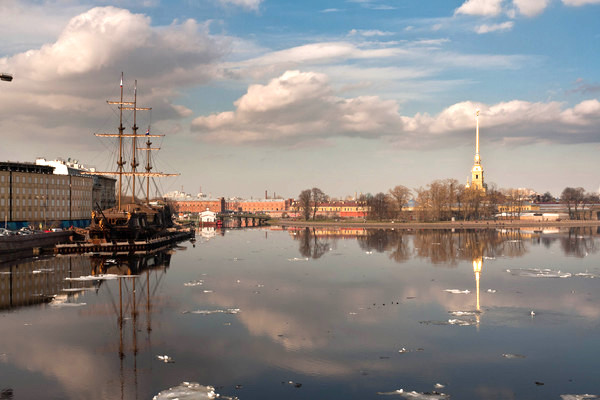
#> input picture assignments/Assignment3/stitch_left.jpg, 600 x 400 px
$ jupyter execute Meqdad_Darwish_Computer_Vision_Bootcamp_Assignment_3.ipynb
#> lines starting #> are read from the running program, lines starting #| are printed output that depends on the picture
# Computer Vision Bootcamp: Assignment 3

## Reading

[cell 1]
# Import the needed libraries
import cv2 as cv
import matplotlib.pyplot as plt

### General Purpose Functions

[cell 2]
def show_image(img, title=None, isRGB=False):
    """
    Display an image with an optional title.

    Args:
    - img: The image to be displayed.
    - title: Optional title for the image.
    - isRGB: Optional flag for show RGB image.

    Returns:
    - None
    """
    if title is None:
        title = "Gray View" if len(img.shape) < 3 else "RGB View"

    if len(img.shape) >= 3:
        if not isRGB:
            img = cv.cvtColor(img, cv.COLOR_BGR2RGB)

    plt.title(title)
    plt.imshow(img, cmap="gray" if len(img.shape) < 3 else None)
    plt.show()


def show_images_figure(images, titles):
    """
    Display multiple images in a single figure with corresponding titles.

    Args:
    - images: List of images to be displayed.
    - titles: List of titles for each image.

    Returns:
    - None
    """
    if len(images) != len(titles):
        raise ValueError("The number of images does not match the number of titles.")
    num_images = len(images)
    plt.figure(figsize=(num_images * 5, 5))
    for i, (image, title) in enumerate(zip(images, titles), start=1):
        plt.subplot(1, num_images, i)
        plt.title(title)
        plt.imshow(image, cmap="gray")
        # plt.axis('off')
    plt.show()

def convert_bgr2rgb(img):
    return cv.cvtColor(img, cv.COLOR_BGR2RGB)

def convert_bgr2gray(img):
    return cv.cvtColor(img, cv.COLOR_BGR2GRAY)

[cell 3]
# read the images and show them in one figure in RGB


# ....:::: Reading the images ::::....

stitch_left = cv.imread("stitch_left.jpg")
#> stitch_left is the input picture: shape (400, 600, 3); mean B, G, R 134.6, 137.8, 144.1
stitch_right = cv.imread("stitch_right.jpg")
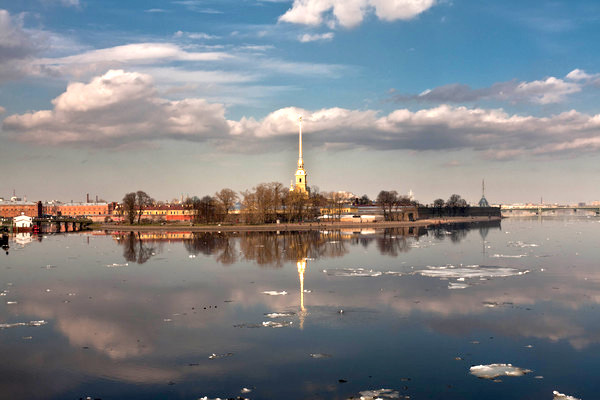
#> input picture assignments/Assignment3/stitch_right.jpg, 600 x 400 px
#> stitch_right is the input picture: shape (400, 600, 3); mean B, G, R 136.6, 132.5, 129.7


# ....:::: Convert to RGB ::::....

rgb_stitch_left = convert_bgr2rgb(stitch_left)
rgb_stitch_right = convert_bgr2rgb(stitch_right)


# ....:::: Display the images in one figure ::::....

images = [rgb_stitch_left, rgb_stitch_right]
titles = ["Stitch Left", "Stitch Right"]
show_images_figure(images, titles)
#> in show_images_figure, `num_images = len(images)`: num_images = 2
#> the loop in show_images_figure, `for i, (image, title) in enumerate(zip(images, titles), start=1):` made 2 passes
#> (i, title) on passes 1 to 2: (1, 'Stitch Left'), (2, 'Stitch Right')
#> in show_images_figure, `plt.show()`:
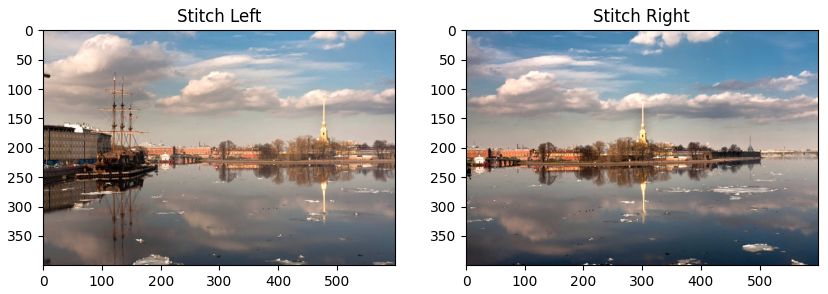
#> figure drawn by matplotlib, 2 panels

## Image Stitching

[cell 4]
# define and use the stitcher

images = [rgb_stitch_left, rgb_stitch_right]

stitcher = cv.Stitcher_create()
status, result = stitcher.stitch(images)
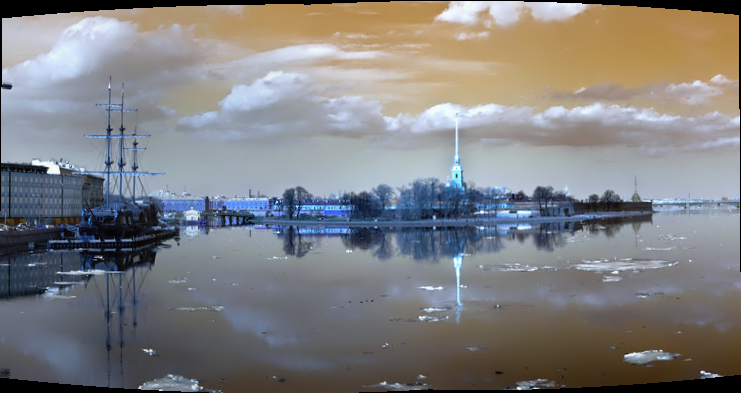
#> result: shape (393, 741, 3); mean of channels 0, 1, 2 129.3, 127.9, 128; drawn as B, G, R
#> status = 0

# print the status of the operation

print("Stitching Status =", status, ", Done Successfully")
#| Stitching Status = 0 , Done Successfully

[cell 5]
# Show the stitiched (result) image
if status == 0:
    show_image(result, title="Stitching Left and Right Images", isRGB=True)

[cell 6]
# use the scaling function, scale the right image by a factor of 0.5 and show the results of stitching it with the unchanged left image (if there is a result)
scaled_50_right_image = cv.resize(rgb_stitch_right, None, fx=0.5, fy=0.5)
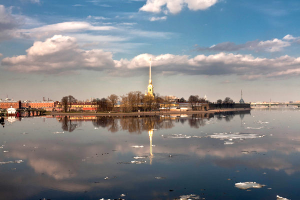
#> scaled_50_right_image: shape (200, 300, 3); mean R, G, B 129.9, 132.6, 136.7

status, result50 = stitcher.stitch([rgb_stitch_left, scaled_50_right_image])
if status == 0:
    show_image(result50, title="Stitching Left and Right (0.5) Scaled Images", isRGB=True)

[cell 7]
# use the scaling function, scale the right image by a factor of 0.75 and show the results of stitching it with the unchanged left image (if there is a result)
scaled_75_right_image = cv.resize(rgb_stitch_right, None, fx=0.75, fy=0.75)

status, result75 = stitcher.stitch([rgb_stitch_left, scaled_75_right_image])
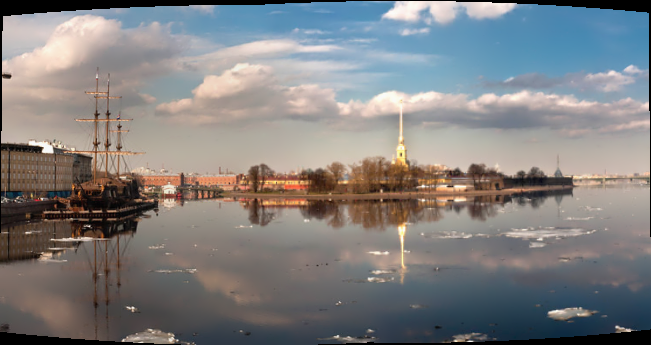
#> result75: shape (345, 651, 3); mean R, G, B 129.2, 127.8, 127.9
if status == 0:
    show_image(result75, title="Stitching Left and Right (0.75) Scaled Images", isRGB=True)

## Depth

[cell 8]
# Load the stereo images and show them in RGB

# ....:::: Reading the images ::::....

stereo_left = cv.imread("stereo_left.png")
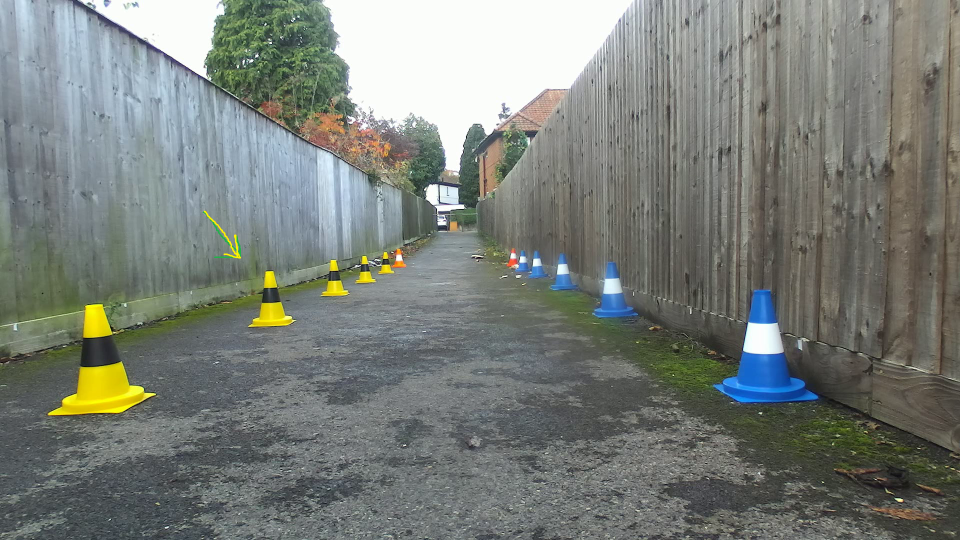
#> input picture assignments/Assignment3/stereo_left.png, 1920 x 1080 px (shown at 1/2 size)
#> stereo_left is the input picture: shape (1080, 1920, 3); mean B, G, R 121.1, 126.8, 121.7
stereo_right = cv.imread("stereo_right.png")
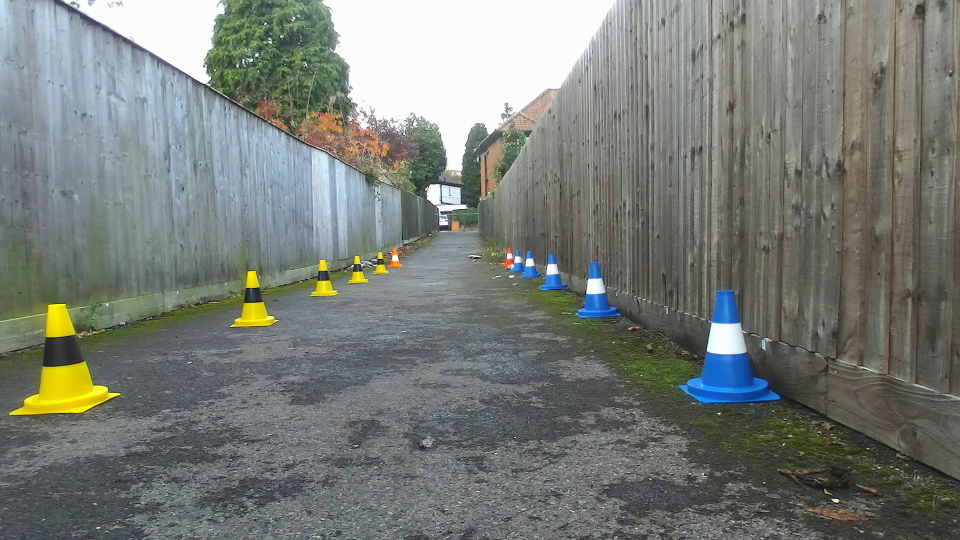
#> input picture assignments/Assignment3/stereo_right.png, 1920 x 1080 px (shown at 1/2 size)
#> stereo_right is the input picture: shape (1080, 1920, 3); mean B, G, R 119.7, 125.1, 120

# ....:::: Convert to RGB ::::....

rgb_stereo_left = convert_bgr2rgb(stereo_left)
rgb_stereo_right = convert_bgr2rgb(stereo_right)

# ....:::: Display the images in one figure ::::....

images = [rgb_stereo_left, rgb_stereo_right]
titles = ["Stereo Left", "Stereo Right"]
show_images_figure(images, titles)
#> the loop in show_images_figure (call 2), `for i, (image, title) in enumerate(zip(images, titles), start=1):` made 2 passes

[cell 9]
# convert both images to a suitable colour space
gray_ster_left = convert_bgr2gray(stereo_left)
gray_ster_right = convert_bgr2gray(stereo_right)
#> in convert_bgr2gray (call 2), `return cv.cvtColor(img, cv.COLOR_BGR2GRAY)`:
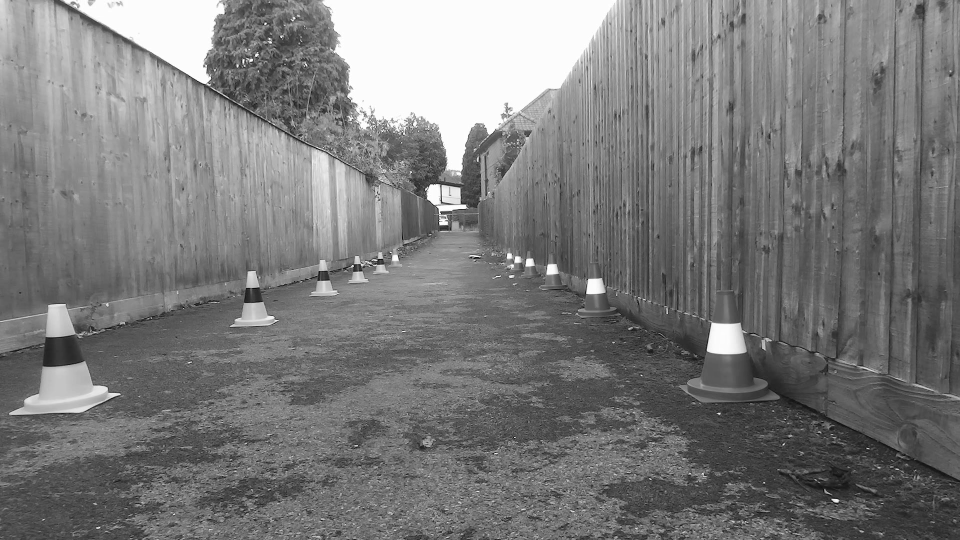
#> returned value: shape (1080, 1920) (shown at 1/2 size); min 0, max 255, mean 123

# Define and use the stereo function
stereo = cv.StereoBM_create(numDisparities=32, blockSize=19)
disparity = stereo.compute(gray_ster_left, gray_ster_right)
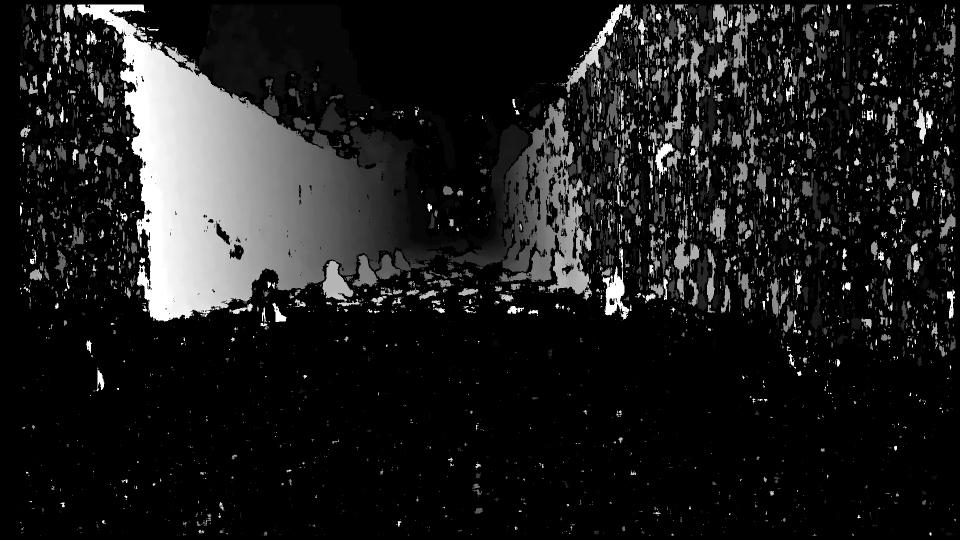
#> disparity: shape (1080, 1920) int16 (shown at 1/2 size); min -16, max 496, mean 43.9; drawn with min black and max white
disparity[disparity == 0] = 0.1

# Using a focal length of 13000 and a baseline of 120mm, find the depth in meters
focal_length = 13000
baseline = 0.120

depth = focal_length * baseline / disparity
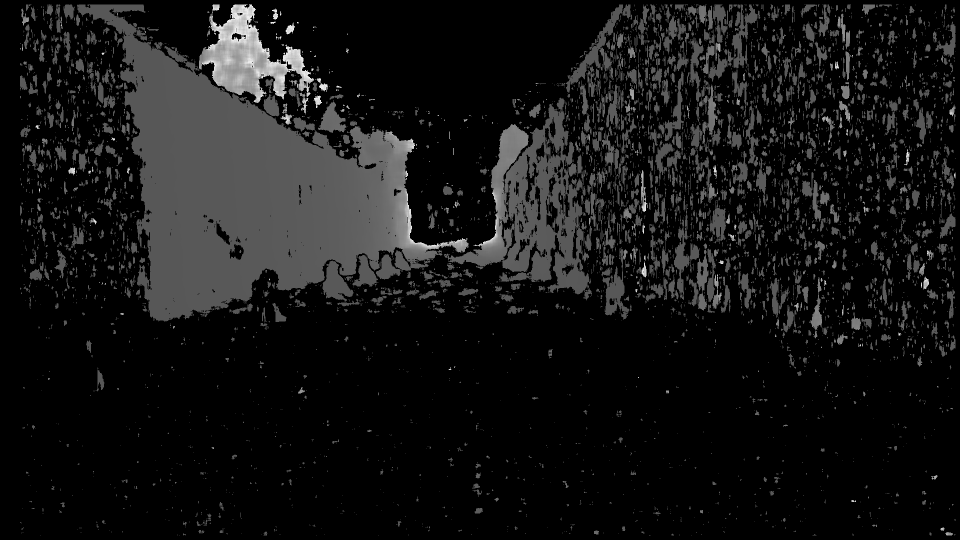
#> depth: shape (1080, 1920) float64 (shown at 1/2 size); 2.22% of the values are NaN or infinite; the others: min -97.5, max 195, mean -72.2; drawn with min black, max white, NaN and infinite black

# show the depth map

plt.title("Disparity")
plt.imshow(disparity)
plt.show()

plt.title("Depth")
plt.imshow(depth)
plt.show()
